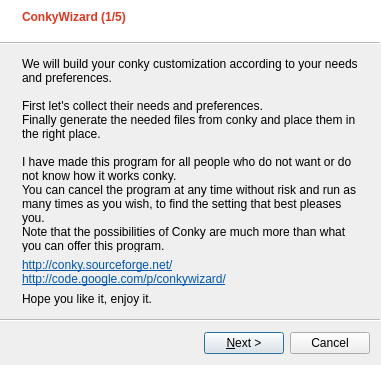
<?xml version="1.0" encoding="UTF-8"?>
<ui version="4.0">
 <class>Wizard</class>
 <widget class="QWizard" name="Wizard">
  <property name="geometry">
   <rect>
    <x>0</x>
    <y>0</y>
    <width>381</width>
    <height>365</height>
   </rect>
  </property>
  <property name="windowTitle">
   <string notr="true">ConkyWizard</string>
  </property>
  <property name="windowIcon">
   <iconset resource="../resources/ConkyWizard.qrc">
    <normaloff>:/graphics/Logo.png</normaloff>:/graphics/Logo.png</iconset>
  </property>
  <property name="styleSheet">
   <string notr="true"/>
  </property>
  <property name="locale">
   <locale language="English" country="UnitedStates"/>
  </property>
  <property name="sizeGripEnabled">
   <bool>false</bool>
  </property>
  <property name="wizardStyle">
   <enum>QWizard::ModernStyle</enum>
  </property>
  <property name="options">
   <set>QWizard::NoBackButtonOnStartPage</set>
  </property>
  <property name="titleFormat">
   <enum>Qt::RichText</enum>
  </property>
  <property name="subTitleFormat">
   <enum>Qt::RichText</enum>
  </property>
  <widget class="QWizardPage" name="WizardPage1">
   <property name="title">
    <string>&lt;span style=&quot; font-weight:600; color:#dd3721;&quot;&gt;ConkyWizard (1/5)&lt;/span&gt;</string>
   </property>
   <property name="subTitle">
    <string>&lt;span style=&quot; font-weight:600; color:#ffffff;&quot;&gt;Welcome to the wizard for configuring Conky&lt;/span&gt;</string>
   </property>
   <attribute name="pageId">
    <string notr="true"/>
   </attribute>
   <layout class="QVBoxLayout" name="verticalLayout">
    <item>
     <widget class="QLabel" name="label">
      <property name="text">
       <string>We will build your conky customization according to your needs and preferences.

First let's collect their needs and preferences.
Finally generate the needed files from conky and place them in the right place.

I have made this program for all people who do not want or do not know how it works conky.
You can cancel the program at any time without risk and run as many times as you wish, to find the setting that best pleases you.
Note that the possibilities of Conky are much more than what you can offer this program.</string>
      </property>
      <property name="textFormat">
       <enum>Qt::AutoText</enum>
      </property>
      <property name="wordWrap">
       <bool>true</bool>
      </property>
     </widget>
    </item>
    <item>
     <widget class="QLabel" name="label_18">
      <property name="text">
       <string notr="true">&lt;!DOCTYPE HTML PUBLIC &quot;-//W3C//DTD HTML 4.0//EN&quot; &quot;http://www.w3.org/TR/REC-html40/strict.dtd&quot;&gt;
&lt;html&gt;&lt;head&gt;&lt;meta name=&quot;qrichtext&quot; content=&quot;1&quot; /&gt;&lt;style type=&quot;text/css&quot;&gt;
p, li { white-space: pre-wrap; }
&lt;/style&gt;&lt;/head&gt;&lt;body style=&quot; font-family:'Droid Sans'; font-size:9pt; font-weight:400; font-style:normal;&quot;&gt;
&lt;p style=&quot; margin-top:0px; margin-bottom:0px; margin-left:0px; margin-right:0px; -qt-block-indent:0; text-indent:0px;&quot;&gt;&lt;a href=&quot;http://conky.sourceforge.net/&quot;&gt;&lt;span style=&quot; text-decoration: underline; color:#0057ae;&quot;&gt;http://conky.sourceforge.net/&lt;/span&gt;&lt;/a&gt;&lt;/p&gt;
&lt;p style=&quot; margin-top:0px; margin-bottom:0px; margin-left:0px; margin-right:0px; -qt-block-indent:0; text-indent:0px;&quot;&gt;&lt;a href=&quot;http://code.google.com/p/conkywizard/&quot;&gt;&lt;span style=&quot; text-decoration: underline; color:#0057ae;&quot;&gt;http://code.google.com/p/conkywizard/&lt;/span&gt;&lt;/a&gt;&lt;/p&gt;&lt;/body&gt;&lt;/html&gt;</string>
      </property>
     </widget>
    </item>
    <item>
     <spacer name="verticalSpacer_4">
      <property name="orientation">
       <enum>Qt::Vertical</enum>
      </property>
      <property name="sizeType">
       <enum>QSizePolicy::Maximum</enum>
      </property>
      <property name="sizeHint" stdset="0">
       <size>
        <width>20</width>
        <height>40</height>
       </size>
      </property>
     </spacer>
    </item>
    <item>
     <widget class="QLabel" name="label_17">
      <property name="text">
       <string>Hope you like it, enjoy it.</string>
      </property>
     </widget>
    </item>
   </layout>
  </widget>
  <widget class="QWizardPage" name="WizardPage2">
   <property name="title">
    <string>&lt;span style=&quot; font-weight:600; color:#dd3721;&quot;&gt;ConkyWizard (2/5)&lt;/span&gt;</string>
   </property>
   <property name="subTitle">
    <string>&lt;span style=&quot; font-weight:600; color:#ffffff;&quot;&gt;We will collect your needs and preferences. Select the location Conky panel, colors and transparency effect&lt;/span&gt;</string>
   </property>
   <layout class="QVBoxLayout" name="verticalLayout_2">
    <item>
     <layout class="QGridLayout" name="gridLayout_5">
      <item row="0" column="0">
       <widget class="QRadioButton" name="TopPosition">
        <property name="sizePolicy">
         <sizepolicy hsizetype="Maximum" vsizetype="Fixed">
          <horstretch>0</horstretch>
          <verstretch>0</verstretch>
         </sizepolicy>
        </property>
        <property name="text">
         <string>Top</string>
        </property>
       </widget>
      </item>
      <item row="0" column="1" rowspan="5">
       <widget class="QLabel" name="ImageScreen">
        <property name="sizePolicy">
         <sizepolicy hsizetype="Preferred" vsizetype="Preferred">
          <horstretch>0</horstretch>
          <verstretch>0</verstretch>
         </sizepolicy>
        </property>
        <property name="text">
         <string/>
        </property>
        <property name="alignment">
         <set>Qt::AlignCenter</set>
        </property>
       </widget>
      </item>
      <item row="1" column="0">
       <widget class="QRadioButton" name="LeftPosition">
        <property name="sizePolicy">
         <sizepolicy hsizetype="Maximum" vsizetype="Fixed">
          <horstretch>0</horstretch>
          <verstretch>0</verstretch>
         </sizepolicy>
        </property>
        <property name="text">
         <string>Left</string>
        </property>
       </widget>
      </item>
      <item row="2" column="0">
       <widget class="QRadioButton" name="RightPosition">
        <property name="sizePolicy">
         <sizepolicy hsizetype="Maximum" vsizetype="Fixed">
          <horstretch>0</horstretch>
          <verstretch>0</verstretch>
         </sizepolicy>
        </property>
        <property name="text">
         <string>Right</string>
        </property>
       </widget>
      </item>
      <item row="3" column="0">
       <widget class="QRadioButton" name="DownPosition">
        <property name="sizePolicy">
         <sizepolicy hsizetype="Maximum" vsizetype="Fixed">
          <horstretch>0</horstretch>
          <verstretch>0</verstretch>
         </sizepolicy>
        </property>
        <property name="text">
         <string>Down</string>
        </property>
        <property name="checked">
         <bool>true</bool>
        </property>
       </widget>
      </item>
      <item row="4" column="0">
       <spacer name="verticalSpacer_2">
        <property name="orientation">
         <enum>Qt::Vertical</enum>
        </property>
        <property name="sizeHint" stdset="0">
         <size>
          <width>20</width>
          <height>40</height>
         </size>
        </property>
       </spacer>
      </item>
     </layout>
    </item>
    <item>
     <widget class="QGroupBox" name="groupBox">
      <property name="title">
       <string>Colors</string>
      </property>
      <layout class="QGridLayout" name="gridLayout_2">
       <item row="0" column="0">
        <widget class="QLabel" name="PushButtonColorBackground">
         <property name="text">
          <string>Background</string>
         </property>
        </widget>
       </item>
       <item row="0" column="1">
        <widget class="QPushButton" name="ColorBackground">
         <property name="text">
          <string/>
         </property>
         <property name="iconSize">
          <size>
           <width>32</width>
           <height>12</height>
          </size>
         </property>
        </widget>
       </item>
       <item row="0" column="2">
        <widget class="QLabel" name="label_12">
         <property name="text">
          <string>Dots</string>
         </property>
        </widget>
       </item>
       <item row="0" column="3">
        <widget class="QPushButton" name="ColorDots">
         <property name="text">
          <string/>
         </property>
         <property name="iconSize">
          <size>
           <width>32</width>
           <height>12</height>
          </size>
         </property>
        </widget>
       </item>
       <item row="0" column="4">
        <widget class="QLabel" name="label_13">
         <property name="text">
          <string>Line</string>
         </property>
        </widget>
       </item>
       <item row="0" column="5">
        <widget class="QPushButton" name="ColorLine">
         <property name="text">
          <string/>
         </property>
         <property name="iconSize">
          <size>
           <width>32</width>
           <height>12</height>
          </size>
         </property>
        </widget>
       </item>
       <item row="1" column="0">
        <widget class="QLabel" name="label_4">
         <property name="text">
          <string>Titles</string>
         </property>
        </widget>
       </item>
       <item row="1" column="1">
        <widget class="QPushButton" name="ColorTitle">
         <property name="text">
          <string/>
         </property>
         <property name="iconSize">
          <size>
           <width>32</width>
           <height>12</height>
          </size>
         </property>
        </widget>
       </item>
       <item row="1" column="2">
        <widget class="QLabel" name="label_6">
         <property name="text">
          <string>Text</string>
         </property>
        </widget>
       </item>
       <item row="1" column="3">
        <widget class="QPushButton" name="ColorText">
         <property name="text">
          <string/>
         </property>
         <property name="iconSize">
          <size>
           <width>32</width>
           <height>12</height>
          </size>
         </property>
        </widget>
       </item>
       <item row="2" column="0" colspan="6">
        <layout class="QHBoxLayout" name="horizontalLayout">
         <item>
          <widget class="QCheckBox" name="Transparency">
           <property name="text">
            <string>Transparency effect</string>
           </property>
          </widget>
         </item>
         <item>
          <widget class="QSlider" name="SliderTransparency">
           <property name="enabled">
            <bool>false</bool>
           </property>
           <property name="maximum">
            <number>255</number>
           </property>
           <property name="singleStep">
            <number>5</number>
           </property>
           <property name="pageStep">
            <number>5</number>
           </property>
           <property name="value">
            <number>255</number>
           </property>
           <property name="orientation">
            <enum>Qt::Horizontal</enum>
           </property>
           <property name="invertedAppearance">
            <bool>true</bool>
           </property>
          </widget>
         </item>
         <item>
          <widget class="QLabel" name="LabelTransparency">
           <property name="enabled">
            <bool>false</bool>
           </property>
           <property name="minimumSize">
            <size>
             <width>48</width>
             <height>0</height>
            </size>
           </property>
           <property name="text">
            <string>100 %</string>
           </property>
           <property name="alignment">
            <set>Qt::AlignRight|Qt::AlignTrailing|Qt::AlignVCenter</set>
           </property>
          </widget>
         </item>
        </layout>
       </item>
      </layout>
     </widget>
    </item>
    <item>
     <widget class="QGroupBox" name="groupBox_3">
      <property name="title">
       <string>Fonts</string>
      </property>
      <layout class="QGridLayout" name="gridLayout_3">
       <item row="0" column="0">
        <widget class="QLabel" name="label_3">
         <property name="text">
          <string>Titles</string>
         </property>
        </widget>
       </item>
       <item row="0" column="1">
        <widget class="QFontComboBox" name="TitlesFont"/>
       </item>
       <item row="0" column="4">
        <widget class="QCheckBox" name="TitlesBold">
         <property name="font">
          <font>
           <weight>75</weight>
           <bold>true</bold>
          </font>
         </property>
         <property name="text">
          <string>Bold</string>
         </property>
         <property name="checked">
          <bool>true</bool>
         </property>
        </widget>
       </item>
       <item row="0" column="5">
        <widget class="QCheckBox" name="TitlesItalic">
         <property name="font">
          <font>
           <italic>true</italic>
          </font>
         </property>
         <property name="text">
          <string>Italic</string>
         </property>
        </widget>
       </item>
       <item row="1" column="0">
        <widget class="QLabel" name="label_14">
         <property name="text">
          <string>Text</string>
         </property>
        </widget>
       </item>
       <item row="1" column="1">
        <widget class="QFontComboBox" name="TextFont"/>
       </item>
       <item row="1" column="4">
        <widget class="QCheckBox" name="TextBold">
         <property name="font">
          <font>
           <weight>75</weight>
           <bold>true</bold>
          </font>
         </property>
         <property name="text">
          <string>Bold</string>
         </property>
        </widget>
       </item>
       <item row="1" column="5">
        <widget class="QCheckBox" name="TextItalic">
         <property name="font">
          <font>
           <italic>true</italic>
          </font>
         </property>
         <property name="text">
          <string>Italic</string>
         </property>
        </widget>
       </item>
       <item row="0" column="2">
        <widget class="QLabel" name="label_15">
         <property name="text">
          <string>Size</string>
         </property>
         <property name="alignment">
          <set>Qt::AlignRight|Qt::AlignTrailing|Qt::AlignVCenter</set>
         </property>
        </widget>
       </item>
       <item row="1" column="2">
        <widget class="QLabel" name="label_16">
         <property name="text">
          <string>Size</string>
         </property>
         <property name="alignment">
          <set>Qt::AlignRight|Qt::AlignTrailing|Qt::AlignVCenter</set>
         </property>
        </widget>
       </item>
       <item row="0" column="3">
        <widget class="QSpinBox" name="TitlesSize">
         <property name="minimum">
          <number>6</number>
         </property>
         <property name="maximum">
          <number>100</number>
         </property>
         <property name="value">
          <number>12</number>
         </property>
        </widget>
       </item>
       <item row="1" column="3">
        <widget class="QSpinBox" name="TextSize">
         <property name="minimum">
          <number>6</number>
         </property>
         <property name="maximum">
          <number>100</number>
         </property>
         <property name="value">
          <number>10</number>
         </property>
        </widget>
       </item>
      </layout>
     </widget>
    </item>
   </layout>
  </widget>
  <widget class="QWizardPage" name="WizardPage3">
   <property name="title">
    <string>&lt;span style=&quot; font-weight:600; color:#dd3721;&quot;&gt;ConkyWizard (3/5)&lt;/span&gt;</string>
   </property>
   <property name="subTitle">
    <string>&lt;span style=&quot; font-weight:600; color:#ffffff;&quot;&gt;We will collect your needs and preferences. Select the position and size of panel&lt;/span&gt;</string>
   </property>
   <layout class="QVBoxLayout" name="verticalLayout_5">
    <item>
     <widget class="QLabel" name="ImageSize">
      <property name="text">
       <string/>
      </property>
      <property name="alignment">
       <set>Qt::AlignCenter</set>
      </property>
     </widget>
    </item>
    <item>
     <widget class="QGroupBox" name="groupBox_2">
      <property name="title">
       <string>Position and size</string>
      </property>
      <layout class="QGridLayout" name="gridLayout_4">
       <item row="0" column="0">
        <widget class="QLabel" name="label_10">
         <property name="text">
          <string>Dx (displacement x)</string>
         </property>
        </widget>
       </item>
       <item row="0" column="1">
        <widget class="QSpinBox" name="DisplacementX">
         <property name="maximumSize">
          <size>
           <width>65</width>
           <height>16777215</height>
          </size>
         </property>
         <property name="alignment">
          <set>Qt::AlignRight|Qt::AlignTrailing|Qt::AlignVCenter</set>
         </property>
         <property name="value">
          <number>0</number>
         </property>
        </widget>
       </item>
       <item row="1" column="0">
        <widget class="QLabel" name="label_11">
         <property name="text">
          <string>Dy (displacement y)</string>
         </property>
        </widget>
       </item>
       <item row="1" column="1">
        <widget class="QSpinBox" name="DisplacementY">
         <property name="sizePolicy">
          <sizepolicy hsizetype="Maximum" vsizetype="Fixed">
           <horstretch>0</horstretch>
           <verstretch>0</verstretch>
          </sizepolicy>
         </property>
         <property name="maximumSize">
          <size>
           <width>65</width>
           <height>16777215</height>
          </size>
         </property>
         <property name="alignment">
          <set>Qt::AlignRight|Qt::AlignTrailing|Qt::AlignVCenter</set>
         </property>
         <property name="value">
          <number>0</number>
         </property>
        </widget>
       </item>
       <item row="2" column="0">
        <widget class="QLabel" name="LabelWidth">
         <property name="text">
          <string>W (screen width minus the width of the left and right panels)</string>
         </property>
        </widget>
       </item>
       <item row="2" column="1">
        <widget class="QSpinBox" name="WidthValue">
         <property name="sizePolicy">
          <sizepolicy hsizetype="Maximum" vsizetype="Fixed">
           <horstretch>0</horstretch>
           <verstretch>0</verstretch>
          </sizepolicy>
         </property>
         <property name="maximumSize">
          <size>
           <width>65</width>
           <height>16777215</height>
          </size>
         </property>
         <property name="alignment">
          <set>Qt::AlignRight|Qt::AlignTrailing|Qt::AlignVCenter</set>
         </property>
         <property name="minimum">
          <number>64</number>
         </property>
         <property name="maximum">
          <number>4000</number>
         </property>
         <property name="value">
          <number>800</number>
         </property>
        </widget>
       </item>
       <item row="3" column="0">
        <widget class="QLabel" name="LabelHeight">
         <property name="enabled">
          <bool>true</bool>
         </property>
         <property name="text">
          <string>H (Conky panel height)</string>
         </property>
        </widget>
       </item>
       <item row="3" column="1">
        <widget class="QSpinBox" name="HeightValue">
         <property name="enabled">
          <bool>true</bool>
         </property>
         <property name="sizePolicy">
          <sizepolicy hsizetype="Maximum" vsizetype="Fixed">
           <horstretch>0</horstretch>
           <verstretch>0</verstretch>
          </sizepolicy>
         </property>
         <property name="maximumSize">
          <size>
           <width>65</width>
           <height>16777215</height>
          </size>
         </property>
         <property name="alignment">
          <set>Qt::AlignRight|Qt::AlignTrailing|Qt::AlignVCenter</set>
         </property>
         <property name="minimum">
          <number>64</number>
         </property>
         <property name="maximum">
          <number>4000</number>
         </property>
         <property name="value">
          <number>192</number>
         </property>
        </widget>
       </item>
      </layout>
     </widget>
    </item>
    <item>
     <layout class="QHBoxLayout" name="horizontalLayout_3">
      <item>
       <widget class="QLabel" name="SpaceImage">
        <property name="text">
         <string/>
        </property>
        <property name="pixmap">
         <pixmap resource="../resources/ConkyWizard.qrc">:/graphics/SizeSpace.png</pixmap>
        </property>
        <property name="alignment">
         <set>Qt::AlignCenter</set>
        </property>
       </widget>
      </item>
      <item>
       <widget class="QGroupBox" name="SpaceGroup">
        <property name="title">
         <string>Size of the column and separation</string>
        </property>
        <layout class="QGridLayout" name="gridLayout">
         <item row="0" column="0">
          <widget class="QLabel" name="label_9">
           <property name="text">
            <string>S1 (column)</string>
           </property>
          </widget>
         </item>
         <item row="0" column="1">
          <widget class="QSpinBox" name="Space">
           <property name="alignment">
            <set>Qt::AlignRight|Qt::AlignTrailing|Qt::AlignVCenter</set>
           </property>
           <property name="minimum">
            <number>64</number>
           </property>
           <property name="maximum">
            <number>600</number>
           </property>
          </widget>
         </item>
         <item row="1" column="0">
          <widget class="QLabel" name="label_19">
           <property name="text">
            <string>S2 (separation)</string>
           </property>
          </widget>
         </item>
         <item row="1" column="1">
          <widget class="QSpinBox" name="Separation">
           <property name="alignment">
            <set>Qt::AlignRight|Qt::AlignTrailing|Qt::AlignVCenter</set>
           </property>
           <property name="maximum">
            <number>256</number>
           </property>
          </widget>
         </item>
         <item row="2" column="0" colspan="2">
          <spacer name="verticalSpacer_5">
           <property name="orientation">
            <enum>Qt::Vertical</enum>
           </property>
           <property name="sizeHint" stdset="0">
            <size>
             <width>166</width>
             <height>59</height>
            </size>
           </property>
          </spacer>
         </item>
        </layout>
       </widget>
      </item>
     </layout>
    </item>
   </layout>
  </widget>
  <widget class="QWizardPage" name="WizardPage4">
   <property name="title">
    <string>&lt;span style=&quot; font-weight:600; color:#dd3721;&quot;&gt;ConkyWizard (4/5)&lt;/span&gt;</string>
   </property>
   <property name="subTitle">
    <string>&lt;span style=&quot; font-weight:600; color:#ffffff;&quot;&gt;We will collect your needs and preferences. Select the &quot;Widgets Conky&quot; to display&lt;/span&gt;</string>
   </property>
   <layout class="QVBoxLayout" name="verticalLayout_4">
    <item>
     <widget class="QLabel" name="label_2">
      <property name="text">
       <string>You can select the &quot;Widgets Conky&quot; to add, edit and sort</string>
      </property>
     </widget>
    </item>
    <item>
     <layout class="QHBoxLayout" name="horizontalLayout_4">
      <item>
       <widget class="QListView" name="WidgetsManagement">
        <property name="iconSize">
         <size>
          <width>48</width>
          <height>16</height>
         </size>
        </property>
       </widget>
      </item>
      <item>
       <layout class="QVBoxLayout" name="verticalLayout_3">
        <item>
         <widget class="QPushButton" name="ButtonUp">
          <property name="text">
           <string>Move &amp;up</string>
          </property>
          <property name="icon">
           <iconset resource="../resources/ConkyWizard.qrc">
            <normaloff>:/graphics/IconUp.png</normaloff>:/graphics/IconUp.png</iconset>
          </property>
         </widget>
        </item>
        <item>
         <widget class="QPushButton" name="ButtonDown">
          <property name="text">
           <string>Move &amp;down</string>
          </property>
          <property name="icon">
           <iconset resource="../resources/ConkyWizard.qrc">
            <normaloff>:/graphics/IconDown.png</normaloff>:/graphics/IconDown.png</iconset>
          </property>
         </widget>
        </item>
        <item>
         <spacer name="verticalSpacer">
          <property name="orientation">
           <enum>Qt::Vertical</enum>
          </property>
          <property name="sizeHint" stdset="0">
           <size>
            <width>28</width>
            <height>78</height>
           </size>
          </property>
         </spacer>
        </item>
        <item>
         <widget class="QPushButton" name="ButtonAddJump">
          <property name="text">
           <string>Add &amp;column break</string>
          </property>
          <property name="icon">
           <iconset resource="../resources/ConkyWizard.qrc">
            <normaloff>:/graphics/IconAdd.png</normaloff>:/graphics/IconAdd.png</iconset>
          </property>
          <property name="iconSize">
           <size>
            <width>16</width>
            <height>16</height>
           </size>
          </property>
         </widget>
        </item>
        <item>
         <widget class="QPushButton" name="ButtonAddSpace">
          <property name="text">
           <string>Add &amp;newline</string>
          </property>
          <property name="icon">
           <iconset resource="../resources/ConkyWizard.qrc">
            <normaloff>:/graphics/IconAdd.png</normaloff>:/graphics/IconAdd.png</iconset>
          </property>
          <property name="iconSize">
           <size>
            <width>16</width>
            <height>16</height>
           </size>
          </property>
         </widget>
        </item>
        <item>
         <widget class="QPushButton" name="ButtonAddTitle">
          <property name="text">
           <string>Add &amp;title widget</string>
          </property>
          <property name="icon">
           <iconset resource="../resources/ConkyWizard.qrc">
            <normaloff>:/graphics/IconAdd.png</normaloff>:/graphics/IconAdd.png</iconset>
          </property>
          <property name="iconSize">
           <size>
            <width>16</width>
            <height>16</height>
           </size>
          </property>
         </widget>
        </item>
        <item>
         <widget class="QPushButton" name="ButtonAddNormal">
          <property name="text">
           <string>Add &amp;normal widget</string>
          </property>
          <property name="icon">
           <iconset resource="../resources/ConkyWizard.qrc">
            <normaloff>:/graphics/IconAdd.png</normaloff>:/graphics/IconAdd.png</iconset>
          </property>
          <property name="iconSize">
           <size>
            <width>16</width>
            <height>16</height>
           </size>
          </property>
         </widget>
        </item>
        <item>
         <widget class="QPushButton" name="ButtonEditWidget">
          <property name="text">
           <string>&amp;Edit widget</string>
          </property>
          <property name="icon">
           <iconset resource="../resources/ConkyWizard.qrc">
            <normaloff>:/graphics/IconEdit.png</normaloff>:/graphics/IconEdit.png</iconset>
          </property>
         </widget>
        </item>
        <item>
         <widget class="QPushButton" name="ButtonDeleteWidget">
          <property name="text">
           <string>De&amp;lete widget</string>
          </property>
          <property name="icon">
           <iconset resource="../resources/ConkyWizard.qrc">
            <normaloff>:/graphics/IconDelete.png</normaloff>:/graphics/IconDelete.png</iconset>
          </property>
         </widget>
        </item>
       </layout>
      </item>
     </layout>
    </item>
   </layout>
  </widget>
  <widget class="QWizardPage" name="WizardPage5">
   <property name="title">
    <string>&lt;span style=&quot; font-weight:600; color:#dd3721;&quot;&gt;ConkyWizard (5/5)&lt;/span&gt;</string>
   </property>
   <property name="subTitle">
    <string>&lt;span style=&quot; font-weight:600; color:#ffffff;&quot;&gt;We will collect your needs and preferences. Select the startup configuration of Conky&lt;/span&gt;</string>
   </property>
   <layout class="QVBoxLayout" name="verticalLayout_6">
    <item>
     <layout class="QHBoxLayout" name="horizontalLayout_2">
      <item>
       <widget class="QLabel" name="label_7">
        <property name="text">
         <string>Delay in seconds to the start Conky
(For Conky work correctly, should start after starting the desktop)</string>
        </property>
        <property name="textFormat">
         <enum>Qt::AutoText</enum>
        </property>
        <property name="wordWrap">
         <bool>true</bool>
        </property>
       </widget>
      </item>
      <item>
       <widget class="QSpinBox" name="Delay">
        <property name="sizePolicy">
         <sizepolicy hsizetype="Maximum" vsizetype="Fixed">
          <horstretch>0</horstretch>
          <verstretch>0</verstretch>
         </sizepolicy>
        </property>
        <property name="minimumSize">
         <size>
          <width>65</width>
          <height>0</height>
         </size>
        </property>
        <property name="value">
         <number>8</number>
        </property>
       </widget>
      </item>
     </layout>
    </item>
    <item>
     <widget class="QLabel" name="label_5">
      <property name="text">
       <string/>
      </property>
      <property name="pixmap">
       <pixmap resource="../resources/ConkyWizard.qrc">:/graphics/FilePaths.png</pixmap>
      </property>
      <property name="alignment">
       <set>Qt::AlignCenter</set>
      </property>
     </widget>
    </item>
    <item>
     <widget class="QLabel" name="label_8">
      <property name="text">
       <string>The files needed to set up Conky is hidden in your user folder. These have names &quot;.ConkyWizardLaunch&quot; (script to launch the application) and &quot;.ConkyWizardTheme&quot; (folder where is Conky configuration).

If you run again ConkyWizard overwrites these files, do backups.

Finally I need your cooperation, if you want conky starts with the session, you look in preferences, applications at the beginning and add &quot;.ConkyWizardLaunch&quot;</string>
      </property>
      <property name="wordWrap">
       <bool>true</bool>
      </property>
     </widget>
    </item>
    <item>
     <spacer name="verticalSpacer_3">
      <property name="orientation">
       <enum>Qt::Vertical</enum>
      </property>
      <property name="sizeHint" stdset="0">
       <size>
        <width>10</width>
        <height>10</height>
       </size>
      </property>
     </spacer>
    </item>
    <item>
     <widget class="QCheckBox" name="RunConky">
      <property name="text">
       <string>Run Conky after the end ConkyWizard </string>
      </property>
     </widget>
    </item>
   </layout>
  </widget>
 </widget>
 <resources>
  <include location="../resources/ConkyWizard.qrc"/>
 </resources>
 <connections>
  <connection>
   <sender>Transparency</sender>
   <signal>clicked(bool)</signal>
   <receiver>SliderTransparency</receiver>
   <slot>setEnabled(bool)</slot>
   <hints>
    <hint type="sourcelabel">
     <x>42</x>
     <y>339</y>
    </hint>
    <hint type="destinationlabel">
     <x>160</x>
     <y>339</y>
    </hint>
   </hints>
  </connection>
  <connection>
   <sender>Transparency</sender>
   <signal>clicked(bool)</signal>
   <receiver>LabelTransparency</receiver>
   <slot>setEnabled(bool)</slot>
   <hints>
    <hint type="sourcelabel">
     <x>42</x>
     <y>339</y>
    </hint>
    <hint type="destinationlabel">
     <x>667</x>
     <y>339</y>
    </hint>
   </hints>
  </connection>
 </connections>
</ui>
